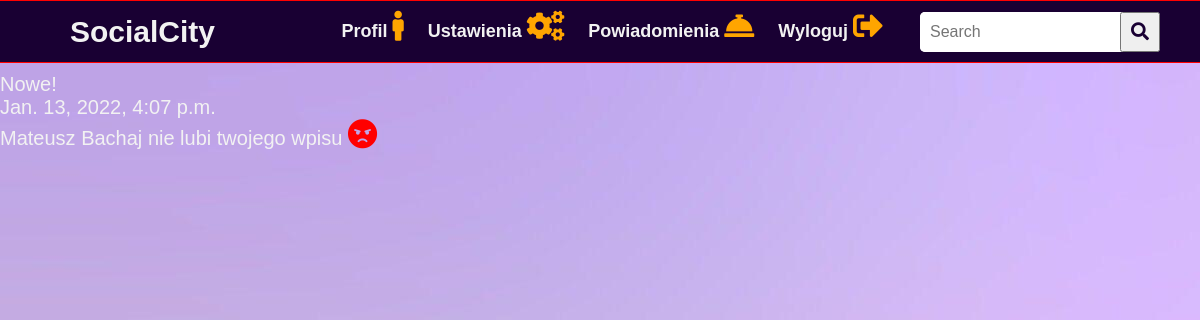
The app's page /notifications/ (signed in) with its own data.
### Accounts/models.py (models this page shows, shortened)
class Notification(models.Model):
    date = models.DateTimeField(auto_now=True)
    user = models.ForeignKey(User, on_delete=models.CASCADE)
    new = models.BooleanField(default=True)

class Action(models.Model):
    TYPE_CHOICES = [
        ('LIKE', 'Like'),
        ('DISLIKE', 'Dislike'),
        ('COMMENT', 'Comment'),
    ]
    user = models.ForeignKey(User, null=True, on_delete=models.CASCADE)
    notification = models.OneToOneField(Notification, null=True, on_delete=models.CASCADE)
    post = models.ForeignKey(Post, on_delete=models.CASCADE)
    type = models.CharField(max_length=50, choices=TYPE_CHOICES)

### Pages/views.py (the view)
# urls.py: path('notifications/', notification_page, name='notification-page'),
@login_required(login_url='/landing')
def notification_page(request):
    queryset = Notification.objects.filter(user=request.user).order_by('-date')
    context = {
        "queryset": queryset
    }
    return render(request, "notification_view.html", context)

### Accounts/models.py (called while the page is built)
    def get_absolute_url(self):
        return reverse('accounts:profile-view', kwargs={'my_id': self.id})

### Pages/templates/notification_view.html (shortened to what this page needs)
{%extends 'base.html'%}
{%block navbar%}
{%include "navbar.html" %}
{%endblock%}
{%block content%}
{%for instance in queryset%}
<div class = "noti">
    {%if instance.new%}
    <p>Nowe!</p>
    {%endif%}
    <p>{{instance.date}}</p>
    {%if instance.request%}
        {{instance.request.user.first_name}} {{instance.request.user.last_name}} chce dodać Cię do znajomych
        <a href="{{instance.get_accept_url}}">Zaakceptuj <i class="fas fa-check" style="color:green"></i></a>
        <a href="{{instance.get_decline_url}}">Odmów <i class="fas fa-times"style="color:red"></i></a>
    {%elif instance.action%}
        {%if instance.action.type == 'LIKE'%}
            {{instance.action.user.first_name}} {{instance.action.user.last_name}} lubi twój wpis <i class="fas fa-thumbs-up"style="color:blue"></i>
        {%elif instance.action.type == 'DISLIKE'%}
            {{instance.action.user.first_name}} {{instance.action.user.last_name}} nie lubi twojego wpisu <i class="fas fa-angry"style="color:red"></i>
        {%elif instance.action.type == 'COMMENT'%}
            {{instance.action.user.first_name}} {{instance.action.user.last_name}} skomentował twój wpis<i class="fas fa-comments"style="color:orange"></i>
        {%endif%}
    {%endif%}
{%endfor%}
</div>
{%endblock%}

### static/css/style.css (style rules this page uses)
body { background: url("/static/images/background.jpg"); background-repeat: no-repeat; background-attachment: fixed; }
* { margin: 0; padding: 0; color: #f2f2f2; box-sizing: border-box; font-family: 'Montserrat', sans-serif; }
.fas { font-size:30px; margin-bottom:10px; }
.noti { font-size:20px; margin-bottom:20px; margin-top:10px; }

### records on screen
Notification: new "Nowe!", date "Jan. 13, 2022, 4:07 p.m.", action.user.first_name "Mateusz", action.user.last_name "Bachaj"
